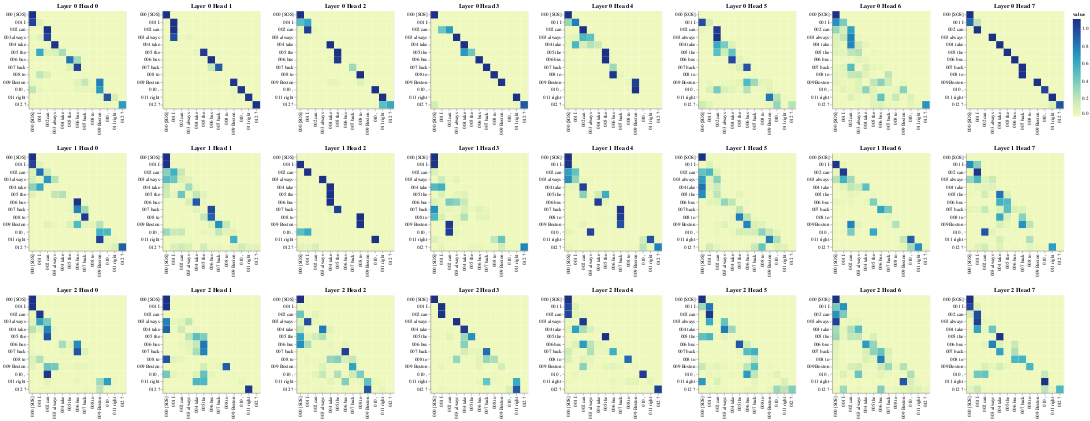

Here is the notebook cell this chart was saved with:
### Markdown cell above
# Nhận xét attention giữa decoder với decoder
- Như decoder, nhìn chung, cả layer 0 và ở head 0,1,2,3 và head 7, các từ đều chỉ tập trung vào chính nó (xem đường chéo chính)
- Layer 0, Head 1, đại từ "I" tập trung vào các từ "I", "can", và "always" --> chủ ngữ của câu liên đến chính và động từ thiếu khuyết và tần xuất từ;
- Layer 0 Head 2 và 1 Head 2 tập trung vào , 'take' tập trung vào 'take', 'the' và 'bus' --> động từ liên quan đến việc bắt xe buýt;
- Layer 0 Head 6 "can", và "always" attention vào "take" --> giống Layer 0, Head 1 --> ...
- Layer 1 Head 4 "take", "back" , "to" attention vào "back"
- Layer 2 Head Layer 2, "to" với "take" "back" 
- Layer 2 Head 5 như Layer 0 Head 1
- Token "SOS" Nhận nhiều attention của các token khác (Layer 2 Head 4, 6) --> vì đây là decoder --> attention được dồn vào token này?

### Code cell
# Encoder Self-Attention
get_all_attention_maps("decoder", layers, heads, decoder_input_tokens, decoder_input_tokens, min(20, sentence_len))

### Figure 1 — Vega-Lite specification as saved in the notebook (floating-point values rounded to 4 significant figures; data arrays with more than 128 entries replaced by an {"elided": "..."} marker saying what was removed)
{"config": {"view": {"continuousWidth": 300, "continuousHeight": 300}}, "vconcat": [{"hconcat": [{"data": {"name": "data-5bbe45b1f97289cb5ece75c397afd5ab"}, "mark": {"type": "rect"}, "encoding": {"color": {"field": "value", "type": "quantitative"}, "tooltip": [{"field": "row", "type": "quantitative"}, {"field": "column", "type": "quantitative"}, {"field": "value", "type": "quantitative"}, {"field": "row_token", "type": "nominal"}, {"field": "col_token", "type": "nominal"}], "x": {"axis": {"title": ""}, "field": "col_token", "type": "nominal"}, "y": {"axis": {"title": ""}, "field": "row_token", "type": "nominal"}}, "height": 200, "name": "view_49", "title": "Layer 0 Head 0", "width": 200}, {"data": {"name": "data-11380bb4d235ab1faf80108b208655e3"}, "mark": {"type": "rect"}, "encoding": {"color": {"field": "value", "type": "quantitative"}, "tooltip": [{"field": "row", "type": "quantitative"}, {"field": "column", "type": "quantitative"}, {"field": "value", "type": "quantitative"}, {"field": "row_token", "type": "nominal"}, {"field": "col_token", "type": "nominal"}], "x": {"axis": {"title": ""}, "field": "col_token", "type": "nominal"}, "y": {"axis": {"title": ""}, "field": "row_token", "type": "nominal"}}, "height": 200, "name": "view_50", "title": "Layer 0 Head 1", "width": 200}, {"data": {"name": "data-1c1ccf186dfd8b6444cfa9d2d195e0d3"}, "mark": {"type": "rect"}, "encoding": {"color": {"field": "value", "type": "quantitative"}, "tooltip": [{"field": "row", "type": "quantitative"}, {"field": "column", "type": "quantitative"}, {"field": "value", "type": "quantitative"}, {"field": "row_token", "type": "nominal"}, {"field": "col_token", "type": "nominal"}], "x": {"axis": {"title": ""}, "field": "col_token", "type": "nominal"}, "y": {"axis": {"title": ""}, "field": "row_token", "type": "nominal"}}, "height": 200, "name": "view_51", "title": "Layer 0 Head 2", "width": 200}, {"data": {"name": "data-0d75a206db4691be2cd2af8e8b6bbf85"}, "mark": {"type": "rect"}, "encoding": {"color": {"field": "value", "type": "quantitative"}, "tooltip": [{"field": "row", "type": "quantitative"}, {"field": "column", "type": "quantitative"}, {"field": "value", "type": "quantitative"}, {"field": "row_token", "type": "nominal"}, {"field": "col_token", "type": "nominal"}], "x": {"axis": {"title": ""}, "field": "col_token", "type": "nominal"}, "y": {"axis": {"title": ""}, "field": "row_token", "type": "nominal"}}, "height": 200, "name": "view_52", "title": "Layer 0 Head 3", "width": 200}, {"data": {"name": "data-53e4afd244fe503068656a0d963926bf"}, "mark": {"type": "rect"}, "encoding": {"color": {"field": "value", "type": "quantitative"}, "tooltip": [{"field": "row", "type": "quantitative"}, {"field": "column", "type": "quantitative"}, {"field": "value", "type": "quantitative"}, {"field": "row_token", "type": "nominal"}, {"field": "col_token", "type": "nominal"}], "x": {"axis": {"title": ""}, "field": "col_token", "type": "nominal"}, "y": {"axis": {"title": ""}, "field": "row_token", "type": "nominal"}}, "height": 200, "name": "view_53", "title": "Layer 0 Head 4", "width": 200}, {"data": {"name": "data-8003b897b7a34a26a0f6db8920a7a893"}, "mark": {"type": "rect"}, "encoding": {"color": {"field": "value", "type": "quantitative"}, "tooltip": [{"field": "row", "type": "quantitative"}, {"field": "column", "type": "quantitative"}, {"field": "value", "type": "quantitative"}, {"field": "row_token", "type": "nominal"}, {"field": "col_token", "type": "nominal"}], "x": {"axis": {"title": ""}, "field": "col_token", "type": "nominal"}, "y": {"axis": {"title": ""}, "field": "row_token", "type": "nominal"}}, "height": 200, "name": "view_54", "title": "Layer 0 Head 5", "width": 200}, {"data": {"name": "data-0f0fa0364ea72d42d16895f1647d0291"}, "mark": {"type": "rect"}, "encoding": {"color": {"field": "value", "type": "quantitative"}, "tooltip": [{"field": "row", "type": "quantitative"}, {"field": "column", "type": "quantitative"}, {"field": "value", "type": "quantitative"}, {"field": "row_token", "type": "nominal"}, {"field": "col_token", "type": "nominal"}], "x": {"axis": {"title": ""}, "field": "col_token", "type": "nominal"}, "y": {"axis": {"title": ""}, "field": "row_token", "type": "nominal"}}, "height": 200, "name": "view_55", "title": "Layer 0 Head 6", "width": 200}, {"data": {"name": "data-066be29c2fe5d7107c6e212352b1a236"}, "mark": {"type": "rect"}, "encoding": {"color": {"field": "value", "type": "quantitative"}, "tooltip": [{"field": "row", "type": "quantitative"}, {"field": "column", "type": "quantitative"}, {"field": "value", "type": "quantitative"}, {"field": "row_token", "type": "nominal"}, {"field": "col_token", "type": "nominal"}], "x": {"axis": {"title": ""}, "field": "col_token", "type": "nominal"}, "y": {"axis": {"title": ""}, "field": "row_token", "type": "nominal"}}, "height": 200, "name": "view_56", "title": "Layer 0 Head 7", "width": 200}]}, {"hconcat": [{"data": {"name": "data-42429a85663fd8a3db7a347233407f87"}, "mark": {"type": "rect"}, "encoding": {"color": {"field": "value", "type": "quantitative"}, "tooltip": [{"field": "row", "type": "quantitative"}, {"field": "column", "type": "quantitative"}, {"field": "value", "type": "quantitative"}, {"field": "row_token", "type": "nominal"}, {"field": "col_token", "type": "nominal"}], "x": {"axis": {"title": ""}, "field": "col_token", "type": "nominal"}, "y": {"axis": {"title": ""}, "field": "row_token", "type": "nominal"}}, "height": 200, "name": "view_57", "title": "Layer 1 Head 0", "width": 200}, {"data": {"name": "data-53b74ad574a89dc6c66b1c779b329b80"}, "mark": {"type": "rect"}, "encoding": {"color": {"field": "value", "type": "quantitative"}, "tooltip": [{"field": "row", "type": "quantitative"}, {"field": "column", "type": "quantitative"}, {"field": "value", "type": "quantitative"}, {"field": "row_token", "type": "nominal"}, {"field": "col_token", "type": "nominal"}], "x": {"axis": {"title": ""}, "field": "col_token", "type": "nominal"}, "y": {"axis": {"title": ""}, "field": "row_token", "type": "nominal"}}, "height": 200, "name": "view_58", "title": "Layer 1 Head 1", "width": 200}, {"data": {"name": "data-c99dd704e1d99c54bdc6847e5587d8cd"}, "mark": {"type": "rect"}, "encoding": {"color": {"field": "value", "type": "quantitative"}, "tooltip": [{"field": "row", "type": "quantitative"}, {"field": "column", "type": "quantitative"}, {"field": "value", "type": "quantitative"}, {"field": "row_token", "type": "nominal"}, {"field": "col_token", "type": "nominal"}], "x": {"axis": {"title": ""}, "field": "col_token", "type": "nominal"}, "y": {"axis": {"title": ""}, "field": "row_token", "type": "nominal"}}, "height": 200, "name": "view_59", "title": "Layer 1 Head 2", "width": 200}, {"data": {"name": "data-dddc9ec13e9632a7baec079347ec39ae"}, "mark": {"type": "rect"}, "encoding": {"color": {"field": "value", "type": "quantitative"}, "tooltip": [{"field": "row", "type": "quantitative"}, {"field": "column", "type": "quantitative"}, {"field": "value", "type": "quantitative"}, {"field": "row_token", "type": "nominal"}, {"field": "col_token", "type": "nominal"}], "x": {"axis": {"title": ""}, "field": "col_token", "type": "nominal"}, "y": {"axis": {"title": ""}, "field": "row_token", "type": "nominal"}}, "height": 200, "name": "view_60", "title": "Layer 1 Head 3", "width": 200}, {"data": {"name": "data-178d9fe48bd28fe4674ab30fc483351b"}, "mark": {"type": "rect"}, "encoding": {"color": {"field": "value", "type": "quantitative"}, "tooltip": [{"field": "row", "type": "quantitative"}, {"field": "column", "type": "quantitative"}, {"field": "value", "type": "quantitative"}, {"field": "row_token", "type": "nominal"}, {"field": "col_token", "type": "nominal"}], "x": {"axis": {"title": ""}, "field": "col_token", "type": "nominal"}, "y": {"axis": {"title": ""}, "field": "row_token", "type": "nominal"}}, "height": 200, "name": "view_61", "title": "Layer 1 Head 4", "width": 200}, {"data": {"name": "data-19bbeda53509f07ede8586f9922071fc"}, "mark": {"type": "rect"}, "encoding": {"color": {"field": "value", "type": "quantitative"}, "tooltip": [{"field": "row", "type": "quantitative"}, {"field": "column", "type": "quantitative"}, {"field": "value", "type": "quantitative"}, {"field": "row_token", "type": "nominal"}, {"field": "col_token", "type": "nominal"}], "x": {"axis": {"title": ""}, "field": "col_token", "type": "nominal"}, "y": {"axis": {"title": ""}, "field": "row_token", "type": "nominal"}}, "height": 200, "name": "view_62", "title": "Layer 1 Head 5", "width": 200}, {"data": {"name": "data-8953661df3a595d527de27e9e19b2752"}, "mark": {"type": "rect"}, "encoding": {"color": {"field": "value", "type": "quantitative"}, "tooltip": [{"field": "row", "type": "quantitative"}, {"field": "column", "type": "quantitative"}, {"field": "value", "type": "quantitative"}, {"field": "row_token", "type": "nominal"}, {"field": "col_token", "type": "nominal"}], "x": {"axis": {"title": ""}, "field": "col_token", "type": "nominal"}, "y": {"axis": {"title": ""}, "field": "row_token", "type": "nominal"}}, "height": 200, "name": "view_63", "title": "Layer 1 Head 6", "width": 200}, {"data": {"name": "data-437dcd725bf34ab8d928ef42b93c2eb2"}, "mark": {"type": "rect"}, "encoding": {"color": {"field": "value", "type": "quantitative"}, "tooltip": [{"field": "row", "type": "quantitative"}, {"field": "column", "type": "quantitative"}, {"field": "value", "type": "quantitative"}, {"field": "row_token", "type": "nominal"}, {"field": "col_token", "type": "nominal"}], "x": {"axis": {"title": ""}, "field": "col_token", "type": "nominal"}, "y": {"axis": {"title": ""}, "field": "row_token", "type": "nominal"}}, "height": 200, "name": "view_64", "title": "Layer 1 Head 7", "width": 200}]}, {"hconcat": [{"data": {"name": "data-20844c19b51ebf3b7702fcd317195b89"}, "mark": {"type": "rect"}, "encoding": {"color": {"field": "value", "type": "quantitative"}, "tooltip": [{"field": "row", "type": "quantitative"}, {"field": "column", "type": "quantitative"}, {"field": "value", "type": "quantitative"}, {"field": "row_token", "type": "nominal"}, {"field": "col_token", "type": "nominal"}], "x": {"axis": {"title": ""}, "field": "col_token", "type": "nominal"}, "y": {"axis": {"title": ""}, "field": "row_token", "type": "nominal"}}, "height": 200, "name": "view_65", "title": "Layer 2 Head 0", "width": 200}, {"data": {"name": "data-57e847e392f5048390a2227ba2e5275c"}, "mark": {"type": "rect"}, "encoding": {"color": {"field": "value", "type": "quantitative"}, "tooltip": [{"field": "row", "type": "quantitative"}, {"field": "column", "type": "quantitative"}, {"field": "value", "type": "quantitative"}, {"field": "row_token", "type": "nominal"}, {"field": "col_token", "type": "nominal"}], "x": {"axis": {"title": ""}, "field": "col_token", "type": "nominal"}, "y": {"axis": {"title": ""}, "field": "row_token", "type": "nominal"}}, "height": 200, "name": "view_66", "title": "Layer 2 Head 1", "width": 200}, {"data": {"name": "data-fedeb7295dd848359e2ed1655eda5453"}, "mark": {"type": "rect"}, "encoding": {"color": {"field": "value", "type": "quantitative"}, "tooltip": [{"field": "row", "type": "quantitative"}, {"field": "column", "type": "quantitative"}, {"field": "value", "type": "quantitative"}, {"field": "row_token", "type": "nominal"}, {"field": "col_token", "type": "nominal"}], "x": {"axis": {"title": ""}, "field": "col_token", "type": "nominal"}, "y": {"axis": {"title": ""}, "field": "row_token", "type": "nominal"}}, "height": 200, "name": "view_67", "title": "Layer 2 Head 2", "width": 200}, {"data": {"name": "data-9327da4992b96f217079e1f3a50e18ba"}, "mark": {"type": "rect"}, "encoding": {"color": {"field": "value", "type": "quantitative"}, "tooltip": [{"field": "row", "type": "quantitative"}, {"field": "column", "type": "quantitative"}, {"field": "value", "type": "quantitative"}, {"field": "row_token", "type": "nominal"}, {"field": "col_token", "type": "nominal"}], "x": {"axis": {"title": ""}, "field": "col_token", "type": "nominal"}, "y": {"axis": {"title": ""}, "field": "row_token", "type": "nominal"}}, "height": 200, "name": "view_68", "title": "Layer 2 Head 3", "width": 200}, {"data": {"name": "data-2f12d59f8a0891f94ec762762da9bb70"}, "mark": {"type": "rect"}, "encoding": {"color": {"field": "value", "type": "quantitative"}, "tooltip": [{"field": "row", "type": "quantitative"}, {"field": "column", "type": "quantitative"}, {"field": "value", "type": "quantitative"}, {"field": "row_token", "type": "nominal"}, {"field": "col_token", "type": "nominal"}], "x": {"axis": {"title": ""}, "field": "col_token", "type": "nominal"}, "y": {"axis": {"title": ""}, "field": "row_token", "type": "nominal"}}, "height": 200, "name": "view_69", "title": "Layer 2 Head 4", "width": 200}, {"data": {"name": "data-2b93d0673f3913242b2fd6cbdb651cb6"}, "mark": {"type": "rect"}, "encoding": {"color": {"field": "value", "type": "quantitative"}, "tooltip": [{"field": "row", "type": "quantitative"}, {"field": "column", "type": "quantitative"}, {"field": "value", "type": "quantitative"}, {"field": "row_token", "type": "nominal"}, {"field": "col_token", "type": "nominal"}], "x": {"axis": {"title": ""}, "field": "col_token", "type": "nominal"}, "y": {"axis": {"title": ""}, "field": "row_token", "type": "nominal"}}, "height": 200, "name": "view_70", "title": "Layer 2 Head 5", "width": 200}, {"data": {"name": "data-c8b75e37665f5a65107625690c1b9a5e"}, "mark": {"type": "rect"}, "encoding": {"color": {"field": "value", "type": "quantitative"}, "tooltip": [{"field": "row", "type": "quantitative"}, {"field": "column", "type": "quantitative"}, {"field": "value", "type": "quantitative"}, {"field": "row_token", "type": "nominal"}, {"field": "col_token", "type": "nominal"}], "x": {"axis": {"title": ""}, "field": "col_token", "type": "nominal"}, "y": {"axis": {"title": ""}, "field": "row_token", "type": "nominal"}}, "height": 200, "name": "view_71", "title": "Layer 2 Head 6", "width": 200}, {"data": {"name": "data-b6108d35e01cbb2e7b31052682d535cc"}, "mark": {"type": "rect"}, "encoding": {"color": {"field": "value", "type": "quantitative"}, "tooltip": [{"field": "row", "type": "quantitative"}, {"field": "column", "type": "quantitative"}, {"field": "value", "type": "quantitative"}, {"field": "row_token", "type": "nominal"}, {"field": "col_token", "type": "nominal"}], "x": {"axis": {"title": ""}, "field": "col_token", "type": "nominal"}, "y": {"axis": {"title": ""}, "field": "row_token", "type": "nominal"}}, "height": 200, "name": "view_72", "title": "Layer 2 Head 7", "width": 200}]}], "params": [{"name": "param_49", "select": {"type": "interval", "encodings": ["x", "y"]}, "bind": "scales", "views": ["view_49"]}, {"name": "param_50", "select": {"type": "interval", "encodings": ["x", "y"]}, "bind": "scales", "views": ["view_50"]}, {"name": "param_51", "select": {"type": "interval", "encodings": ["x", "y"]}, "bind": "scales", "views": ["view_51"]}, {"name": "param_52", "select": {"type": "interval", "encodings": ["x", "y"]}, "bind": "scales", "views": ["view_52"]}, {"name": "param_53", "select": {"type": "interval", "encodings": ["x", "y"]}, "bind": "scales", "views": ["view_53"]}, {"name": "param_54", "select": {"type": "interval", "encodings": ["x", "y"]}, "bind": "scales", "views": ["view_54"]}, {"name": "param_55", "select": {"type": "interval", "encodings": ["x", "y"]}, "bind": "scales", "views": ["view_55"]}, {"name": "param_56", "select": {"type": "interval", "encodings": ["x", "y"]}, "bind": "scales", "views": ["view_56"]}, {"name": "param_57", "select": {"type": "interval", "encodings": ["x", "y"]}, "bind": "scales", "views": ["view_57"]}, {"name": "param_58", "select": {"type": "interval", "encodings": ["x", "y"]}, "bind": "scales", "views": ["view_58"]}, {"name": "param_59", "select": {"type": "interval", "encodings": ["x", "y"]}, "bind": "scales", "views": ["view_59"]}, {"name": "param_60", "select": {"type": "interval", "encodings": ["x", "y"]}, "bind": "scales", "views": ["view_60"]}, {"name": "param_61", "select": {"type": "interval", "encodings": ["x", "y"]}, "bind": "scales", "views": ["view_61"]}, {"name": "param_62", "select": {"type": "interval", "encodings": ["x", "y"]}, "bind": "scales", "views": ["view_62"]}, {"name": "param_63", "select": {"type": "interval", "encodings": ["x", "y"]}, "bind": "scales", "views": ["view_63"]}, {"name": "param_64", "select": {"type": "interval", "encodings": ["x", "y"]}, "bind": "scales", "views": ["view_64"]}, {"name": "param_65", "select": {"type": "interval", "encodings": ["x", "y"]}, "bind": "scales", "views": ["view_65"]}, {"name": "param_66", "select": {"type": "interval", "encodings": ["x", "y"]}, "bind": "scales", "views": ["view_66"]}, {"name": "param_67", "select": {"type": "interval", "encodings": ["x", "y"]}, "bind": "scales", "views": ["view_67"]}, {"name": "param_68", "select": {"type": "interval", "encodings": ["x", "y"]}, "bind": "scales", "views": ["view_68"]}, {"name": "param_69", "select": {"type": "interval", "encodings": ["x", "y"]}, "bind": "scales", "views": ["view_69"]}, {"name": "param_70", "select": {"type": "interval", "encodings": ["x", "y"]}, "bind": "scales", "views": ["view_70"]}, {"name": "param_71", "select": {"type": "interval", "encodings": ["x", "y"]}, "bind": "scales", "views": ["view_71"]}, {"name": "param_72", "select": {"type": "interval", "encodings": ["x", "y"]}, "bind": "scales", "views": ["view_72"]}], "$schema": "https://vega.github.io/schema/vega-lite/v5.14.1.json", "datasets": {"data-5bbe45b1f97289cb5ece75c397afd5ab": {"elided": "169 records"}, "data-11380bb4d235ab1faf80108b208655e3": {"elided": "169 records"}, "data-1c1ccf186dfd8b6444cfa9d2d195e0d3": {"elided": "169 records"}, "data-0d75a206db4691be2cd2af8e8b6bbf85": {"elided": "169 records"}, "data-53e4afd244fe503068656a0d963926bf": {"elided": "169 records"}, "data-8003b897b7a34a26a0f6db8920a7a893": {"elided": "169 records"}, "data-0f0fa0364ea72d42d16895f1647d0291": {"elided": "169 records"}, "data-066be29c2fe5d7107c6e212352b1a236": {"elided": "169 records"}, "data-42429a85663fd8a3db7a347233407f87": {"elided": "169 records"}, "data-53b74ad574a89dc6c66b1c779b329b80": {"elided": "169 records"}, "data-c99dd704e1d99c54bdc6847e5587d8cd": {"elided": "169 records"}, "data-dddc9ec13e9632a7baec079347ec39ae": {"elided": "169 records"}, "data-178d9fe48bd28fe4674ab30fc483351b": {"elided": "169 records"}, "data-19bbeda53509f07ede8586f9922071fc": {"elided": "169 records"}, "data-8953661df3a595d527de27e9e19b2752": {"elided": "169 records"}, "data-437dcd725bf34ab8d928ef42b93c2eb2": {"elided": "169 records"}, "data-20844c19b51ebf3b7702fcd317195b89": {"elided": "169 records"}, "data-57e847e392f5048390a2227ba2e5275c": {"elided": "169 records"}, "data-fedeb7295dd848359e2ed1655eda5453": {"elided": "169 records"}, "data-9327da4992b96f217079e1f3a50e18ba": {"elided": "169 records"}, "data-2f12d59f8a0891f94ec762762da9bb70": {"elided": "169 records"}, "data-2b93d0673f3913242b2fd6cbdb651cb6": {"elided": "169 records"}, "data-c8b75e37665f5a65107625690c1b9a5e": {"elided": "169 records"}, "data-b6108d35e01cbb2e7b31052682d535cc": {"elided": "169 records"}}}
